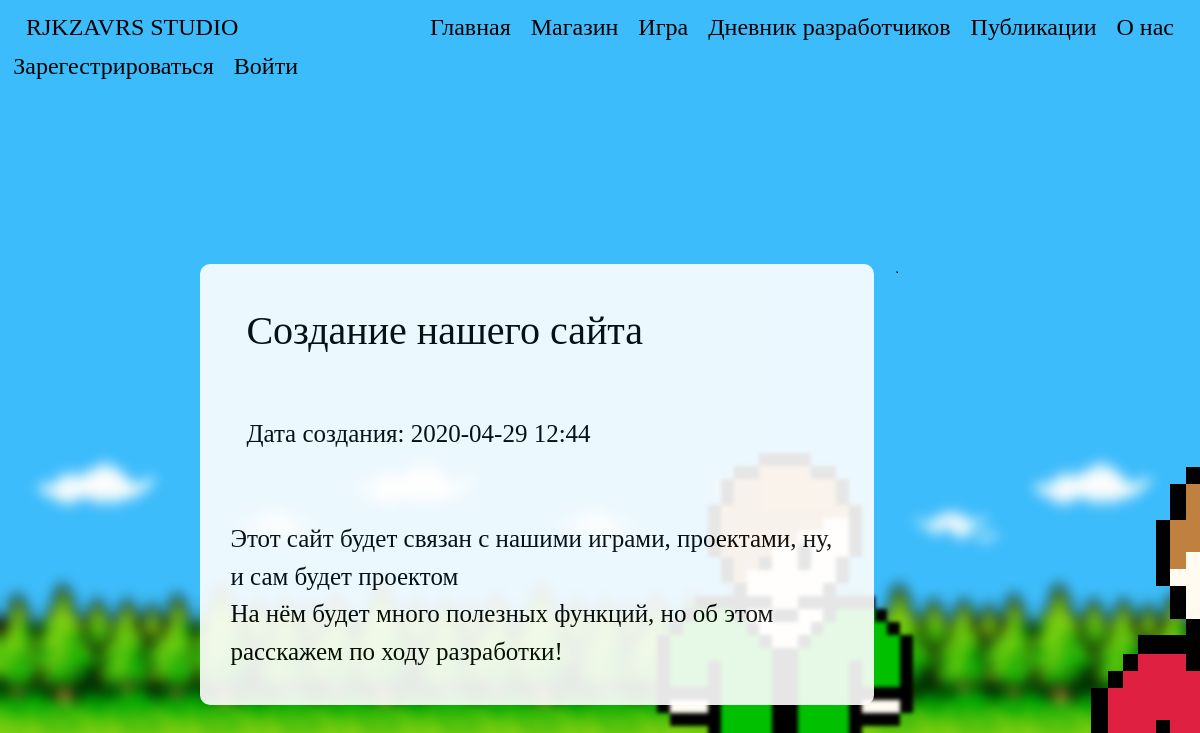
/DevelopersDiaryPublication/1/, run on the app's committed database.
### data/developers_diary.py (models this page shows, shortened)
class DevelopersDiary(SqlAlchemyBase, SerializerMixin):
    __tablename__ = 'developers_diary'
    id = sqlalchemy.Column(sqlalchemy.Integer, primary_key=True, autoincrement=True)
    header = sqlalchemy.Column(sqlalchemy.String, nullable=True)
    body = sqlalchemy.Column(sqlalchemy.String, nullable=True)
    good_marks = sqlalchemy.Column(sqlalchemy.Integer, nullable=True, default=0)
    bad_marks = sqlalchemy.Column(sqlalchemy.Integer, nullable=True, default=0)
    created_date = sqlalchemy.Column(sqlalchemy.DateTime, default=datetime.now())
    comments = orm.relation('Comments')
    availability_status = sqlalchemy.Column(sqlalchemy.Integer, nullable=True, default=0)
    author_id = sqlalchemy.Column(sqlalchemy.Integer, sqlalchemy.ForeignKey("user.id"))
    author = orm.relation('User')

### run.py (the view)
@app.route("/DevelopersDiaryPublication/<int:id>/", methods=['GET', 'POST'])
def developers_diary(id):
    status = 0
    if current_user.is_authenticated:
        status = current_user.status + 1
    session = db_session.create_session()
    ds_diary = session.query(DevelopersDiary).filter(DevelopersDiary.id == id).first()
    session.close()
    ds_diary.created_date = ":".join(str(ds_diary.created_date).split(":")[:-1])
    if status >= ds_diary.availability_status:
        form = CommentsForm()
        if form.submit.data:
            if current_user.is_authenticated:
                session = db_session.create_session()
                user = session.query(User).get(current_user.id)
                diary = session.query(DevelopersDiary).get(id)
                comment = Comments()
                comment.text = form.text.data
                comment.created_date = datetime.datetime.now()
                form.text.data = ""
                user.comments.append(comment)
                session.merge(user)
                diary.comments.append(comment)
                session.merge(diary)
                session.commit()
                session = db_session.create_session()
                comments = session.query(Comments).filter(Comments.developers_diary_publication_id == id).order_by(
                    Comments.created_date.desc()).all()
                templ = render_template("/DevelopersDiary.html", publication=ds_diary, status=status, user=current_user,
                                        style=url_for('static', filename='css/style.css'), form=form, comments=comments,
                                        count_commentaries=len(comments), base_href=f"DevelopersDiaryPublication/{id}/",
                                        bgimg=get_image_profile(current_user))
                session.close()
                return templ
        else:
            comments = session.query(Comments).filter(Comments.developers_diary_publication_id == id).order_by(
                Comments.created_date.desc()).all()
            templ = render_template("/DevelopersDiary.html", publication=ds_diary, status=status, user=current_user,
                                    style=url_for('static', filename='css/style.css'), form=form, comments=comments,
                                    count_commentaries=len(comments), base_href=f"DevelopersDiaryPublication/{id}/",
                                    bgimg=get_image_profile(current_user))
            session.close()
            return templ
    return redirect('/DevelopersDiary')

### data/db_session.py (called while the page is built)
def create_session() -> Session:
    global __factory
    return __factory()

### run.py (called while the page is built)
def get_image_profile(user):
    bg_img = 1
    if user.is_authenticated:
        bg_img = user.background_image_id + 1
    return url_for('static', filename=f'img/background_img_{bg_img}.png')

### templates/DevelopersDiary.html
{% extends "base.html" %}
{% block content %}
<div class="navbar">
    <div class="title">
        <h1 class="title-text">{{publication.header}}</h1>
    </div>
    <div class="title">
        <p class="diary-text">Дата создания: {{publication.created_date}}</p>
    </div>
</div>
<div>
    <p class="diary-text">
        {% for text in publication.body.split("\n") %}
        {{text}}<br>
        {% endfor %}
    </p>
</div>
{% endblock %}

### static/css/style.css (style rules this page uses)
p { text-decoration: none; }
.title-text { font-family: 'Comfortaa', cursive; font-weight: 100; font-style: inherit; color: #000; position: relative; padding: 5px 5px; margin: 0 5px; }
.diary-text { font-size: 25px; font-family: 'Comfortaa', cursive; font-weight: 100; font-style: inherit; color: #000; position: relative; padding: 5px 5px; margin: 0 5px; }
div.title { display: block; text-align: center; margin-bottom: 50px; }

### data on the page
DevelopersDiary: header "Создание нашего сайта", created_date "2020-04-29 12:44"

### other printed values
{{ text }} "Этот сайт будет связан с нашими играми, проектами, ну, и сам будет проектом" "На нём будет много полезных функций, но об этом расскажем по ходу разработки!"
